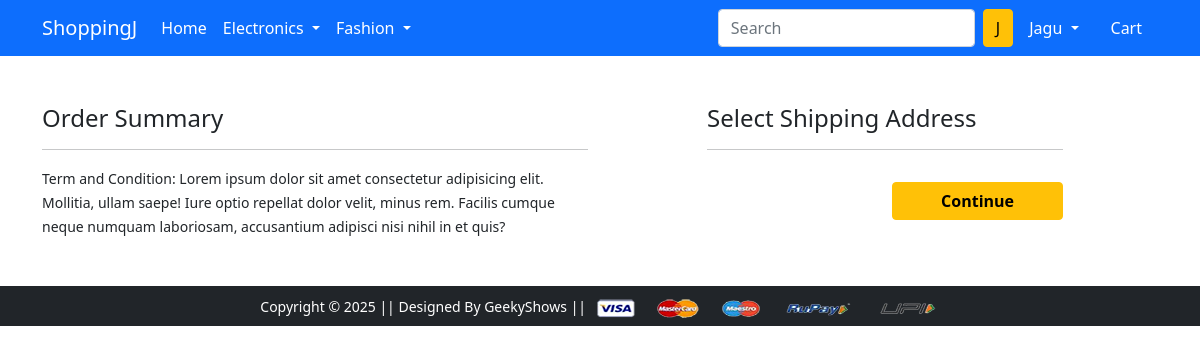
/checkout/ (signed in), run on an earlier commit of the app's database.
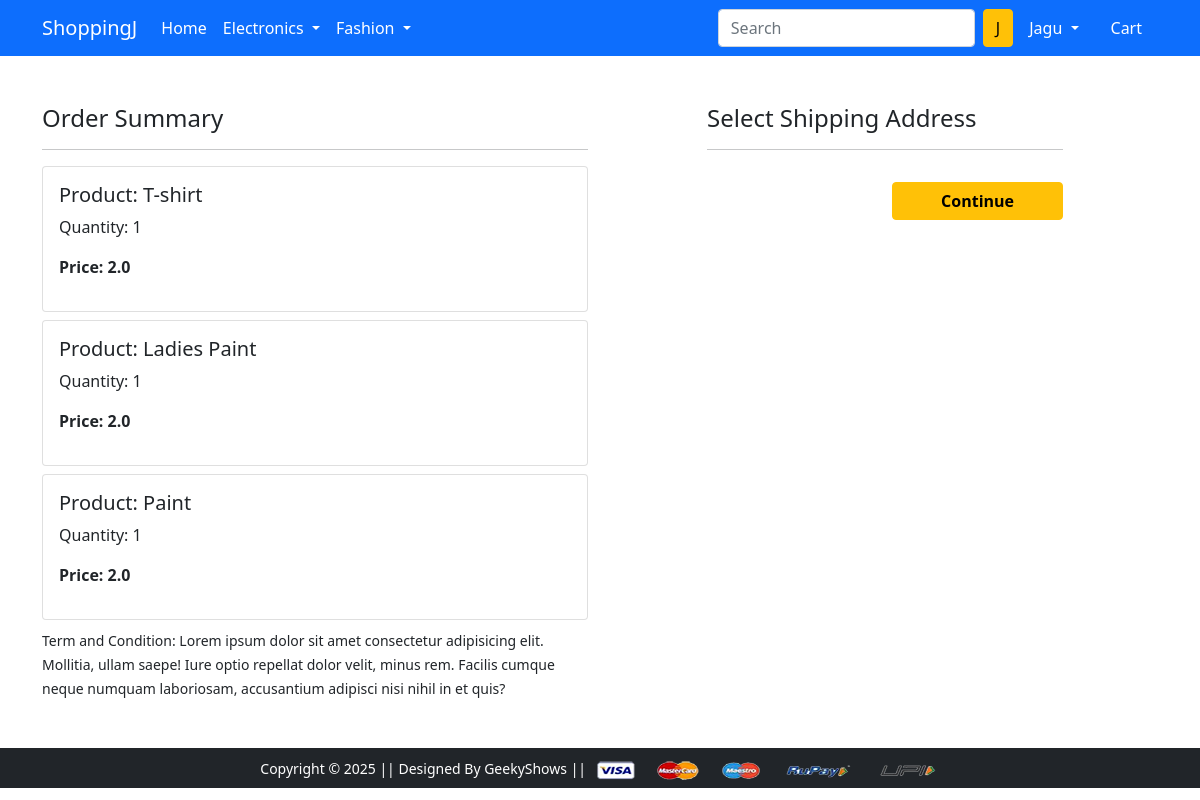
And on a later commit of the database.
### app/models.py (models this page shows, shortened)
class Cart(models.Model):
 user = models.ForeignKey(User, on_delete=models.CASCADE)
 product = models.ForeignKey(Product, on_delete=models.CASCADE)
 quantity = models.PositiveIntegerField(default=1)
 @property
 def total_cost(self):
   return self.quantity * self.product.discounted_price

class Product(models.Model):
 title = models.CharField(max_length=100)
 selling_price = models.FloatField()
 discounted_price = models.FloatField()
 description = models.TextField()
 brand = models.CharField(max_length=100)
 category = models.CharField( choices=CATEGORY_CHOICES, max_length=2)
 product_image = models.ImageField(upload_to='productimg')

### app/views.py (the view)
# urls.py: path('checkout/', views.checkout, name='checkout'),
@login_required
def checkout(request):
	user = request.user
	add = Customer.objects.filter(user=user)
	cart_items = Cart.objects.filter(user=request.user)
	return render(request, 'app/checkout.html', {'add':add, 'cart_items':cart_items})

### app/templates/app/checkout.html (shortened to what this page needs)
{% extends 'app/base.html' %}
{% load static %}
{% block main-content %}
<div class="container">
 <div class="row mt-5">
  <div class="col-sm-6">
    <h4>Order Summary</h4>
    <hr>
    {% for item in cart_items %}
      <div class="card mb-2">
        <div class="card-body">
          <h5>Product: {{item.product.title}}</h5>
          <p>Quantity: {{item.quantity}}</p>
          <p class="fw-bold">Price: {{item.total_cost}}</p>
        </div>
      </div>
    {% endfor %}
    <small>Term and Condition: Lorem ipsum dolor sit amet consectetur adipisicing elit. Mollitia, ullam saepe! Iure optio repellat dolor velit, minus rem. Facilis cumque neque numquam laboriosam, accusantium adipisci nisi nihil in et quis?</small>
  </div>
  <div class="col-sm-4 offset-sm-1">
    <h4>Select Shipping Address</h4>
    <hr>
    <form action="/paymentdone">
        <div class="text-end">
          <button type="submit" class="btn btn-warning mt-3 px-5 fw-bold">Continue</button>
        </div>
      </form>
    </div>
  </div>
</div>
{% endblock main-content %}

What changed in the data, as far as the page shows it:
added Cart: product "T-shirt", quantity "1", total_cost "2.0"
added Cart: product "Ladies Paint", quantity "1", total_cost "2.0"
added Cart: product "Paint", quantity "1", total_cost "2.0"
